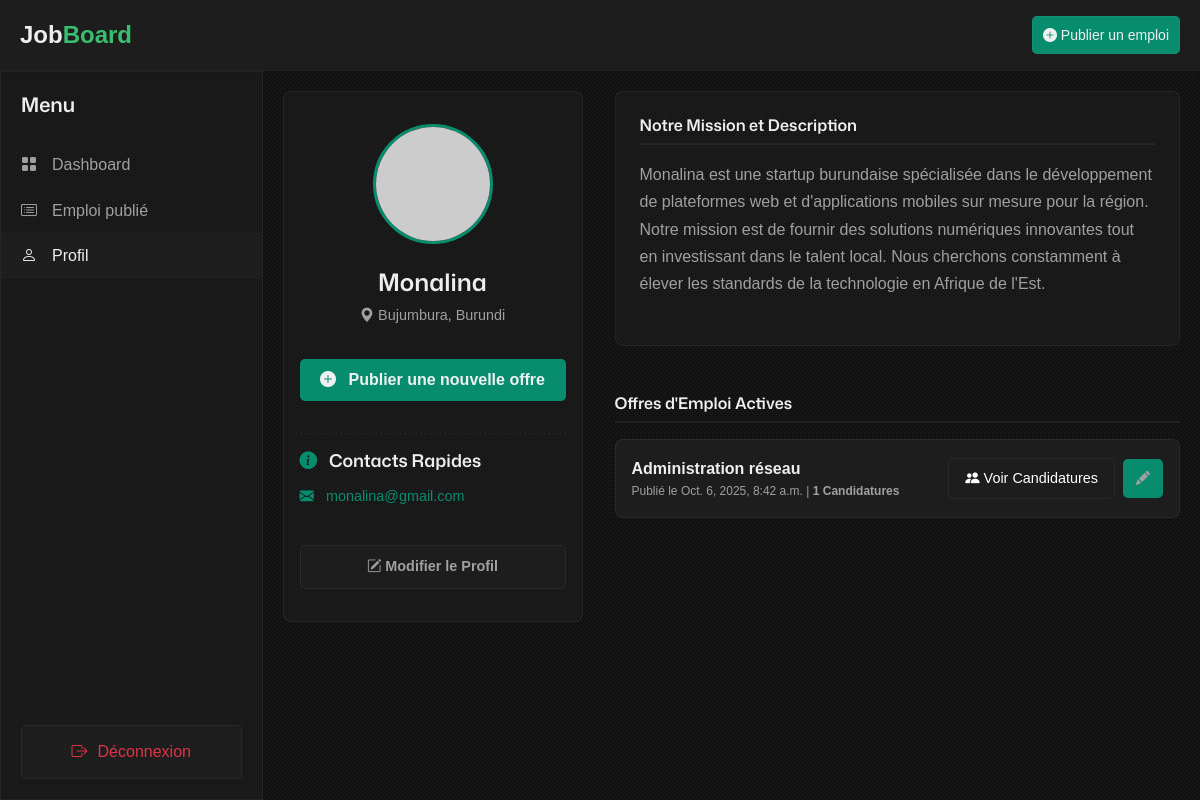
The app's page /dashboard/profil/ (signed in), older data.
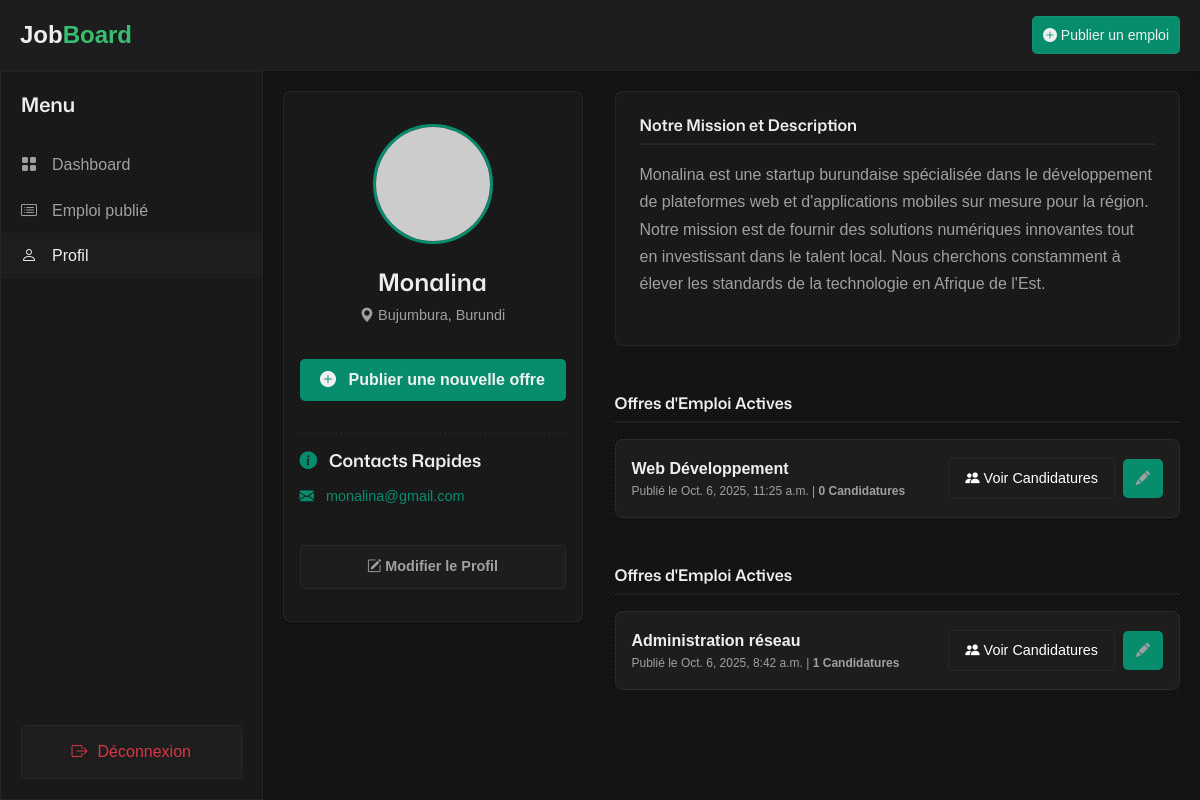
The same page, newer data.
### jobBoard/app/job/models.py (models this page shows)
class EmployerProfil(models.Model):
    id = models.UUIDField(primary_key=True, default=uuid4, editable=False)
    user = models.OneToOneField(settings.AUTH_USER_MODEL, on_delete=models.CASCADE)
    logo = models.ImageField(upload_to="profil_employer", null=True, blank=True)
    website = models.URLField(null=True, blank=True)
    description = models.TextField(null=True, blank=True)
    phone_number = models.CharField(max_length=50, null=True, blank=True)
    address = models.CharField(max_length=50, null=True, blank=True)
    created_at = models.DateTimeField(auto_now_add=True)
    updated_at = models.DateTimeField(auto_now=True)

class Offer(models.Model):
    id = models.UUIDField(primary_key=True, default=uuid4, editable=False)
    employer = models.ForeignKey('EmployerProfil', on_delete=models.SET_NULL, null=True, related_name="offers")
    title = models.CharField(max_length=50)
    competence = models.CharField(max_length=100)
    experience = models.CharField(max_length=100, null=True, blank=True)
    delay = models.CharField(max_length=50, null=True, blank=True)
    profil = models.CharField(max_length=150, null=True, blank=True)
    description = models.TextField()
    contract_type = models.CharField(max_length=20)
    salary = models.IntegerField(null=True, blank=True)
    workplace = models.CharField(max_length=50)
    company_name = models.CharField(max_length=50)
    activity_sector = models.CharField(max_length=50, null=True, blank=True)
    coordinate = models.CharField(max_length=100)
    created_at = models.DateTimeField(auto_now_add=True)
    updated_at = models.DateTimeField(auto_now=True)

### jobBoard/app/authentification/models.py (models this page shows)
class User(AbstractUser):
    ROLE_CHOICES = (
        ('candidate', 'Candidate'),
        ('employer', ('Employer'))
    )
    id = models.UUIDField(primary_key=True, default=uuid4, editable=False)
    role = models.CharField(max_length=20, choices=ROLE_CHOICES)

### jobBoard/app/job/employer_views.py (the view)
# urls.py: path('dashboard/profil/', employer_profil_view, name="employer_profile"),
@never_cache
@login_required
def employer_profil_view(request):
    user = get_object_or_404(User, id=request.user.id)
    employer_profil = user.employerprofil
    offers = Offer.objects.filter(employer__user=request.user).annotate(
        total_candidate=Count('applications')
    )
    return render(request, "job/employer/employerProfile.html", {'profil': employer_profil, 'offers': offers})

### jobBoard/app/job/templates/job/employer/employerProfile.html
{% extends "../bases/base.html" %}
{% block header %}
    {% include "../bases/header.html" %}
{% endblock %}
{% block content %}
    <main class="main-layout">
        {% include "../bases/left_bar.html" %}
        <section class="right-bar">
            <div class="profile-layout">
                <section class="left-column">
                    <img src="https://picsum.photos/150" alt="profil company" class="profile-picture">
                    <h2 class="company-name">{{ profil.user.username }}</h2>
                    <span class="company-location"><i class="bi bi-geo-alt-fill"></i> Bujumbura, Burundi</span>
                    <a href="{% url "offerForm" %}" class="btn-primary-action btn-primary">
                        <i class="bi bi-plus-circle-fill"></i> Publier une nouvelle offre
                    </a>
                    <div class="contact-info">
                        <h4><i class="bi bi-info-circle-fill"></i> Contacts Rapides</h4>
                        <p><i class="bi bi-envelope-fill"></i> <a href="mailto:rh@techcorp.com">{{ profil.user.email }}</a></p>
                    </div>
                    <a href="./edit-profil.html" class="btn-secondary-edit btn-primary">
                        <i class="bi bi-pencil-square"></i> Modifier le Profil
                    </a>
                </section>
                <section class="right-column">
                    <div class="top-section">
                        <h3 class="profile-section-heading">Notre Mission et Description</h3>
                        <p class="company-description">
                            Monalina est une startup burundaise spécialisée dans le développement de plateformes web et d'applications mobiles sur mesure pour la région. Notre mission est de fournir des solutions numériques innovantes tout en investissant dans le talent local. Nous cherchons constamment à élever les standards de la technologie en Afrique de l'Est.
                        </p>
                    </div>
                    {% if offers %}
                    {% for offer in offers %}
                    <div class="button-section">
                        <h3 class="profile-section-heading" style="margin-top: 3rem;">Offres d'Emploi Actives</h3>
                        <div class="job-list-published">
                            <div class="job-offer-item active">
                                <div class="job-info">
                                    <div class="job-title">{{ offer.title }}</div>
                                    <div class="job-meta">Publié le {{ offer.created_at }} | <strong>{{ offer.total_candidate }} Candidatures</strong></div>
                                </div>
                                <div class="job-actions">
                                    <a href="{% url "dashboard" %}" class="btn-candidatures"><i class="bi bi-people-fill"></i> Voir Candidatures</a>
                                    <a href="{% url "update_offer" offer.id %}" class="btn-edit"><i class="bi bi-pencil-fill"></i></a>
                                </div>
                            </div>
                        </div>
                    </div>
                    {% endfor %}
                    {% endif %}
                </section>
            </div>
        </section>
    </main>
{% endblock %}

### jobBoard/app/job/templates/job/bases/base.html (shortened to what this page needs)
{% load static %}
<!DOCTYPE html>
<html lang="en">
<head>
    <link rel="stylesheet" href="{% static "font/bootstrap-icons.css" %}">
    <link rel="stylesheet" href="{% static "stylesheet/global.css" %}">
    <link rel="stylesheet" href="{% static "stylesheet/offerForm.css" %}">
    <link rel="stylesheet" href="{% static "stylesheet/details.css" %}">
    <link rel="stylesheet" href="{% static "stylesheet/profil.css" %}">
</head>
<body>
    {% block header %} {% endblock %}
    {% block content %} {% endblock %}
</body>
</html>

### jobBoard/app/job/templates/job/bases/header.html (shortened to what this page needs)
{% if user.role == "employer" %}
    <div class="top-bar">
        <div class="nav-content">
            <a href="#" class="logo">Job<strong>Board</strong></a>
            <div class="btns">
                <a href="{% url 'offerForm' %}" class="post-job">
                    <i class="bi bi-plus-circle-fill"></i>
                    Publier un emploi
                </a>
            </div>
        </div>
    </div>
{% endif %}

### jobBoard/app/job/templates/job/bases/left_bar.html
<div class="left-bar">
    <h2>Menu</h2>
    <div class="nav-links">
        <a href="{% url 'dashboard' %}" class="link"><i class="bi bi-grid-fill"></i>Dashboard</a>
        <a href="{% url 'employer_offer' %}" class="link"><i class="bi bi-card-list"></i>Emploi publié</a>
        <a href="{% url "employer_profile" %}" class="link"><i class="bi bi-person"></i>Profil</a>
    </div>
    <div class="left-bar__bottom__infos">
        <a href="{% url 'logout' %}"><i class="bi bi-box-arrow-right"></i>Déconnexion</a>
    </div>
</div>

### static/stylesheet/global.css (style rules this page uses)
.main-layout { max-width: 1500px; display: grid; grid-template-columns: 0.28fr 1fr; }
h2 { margin-bottom: 15px; color: var(--bs-text); font-size: 20px; }
.top-bar, nav { background: var(--bs-card); box-shadow: 0 2px 4px rgba(0, 0, 0, 0.05); border-bottom: 1px solid #7979790e; position: sticky; top: 0; z-index: 10; }
.top-bar .nav-content, .nav-content { display: flex; justify-content: space-between; align-items: center; height: 70px; padding: 0 20px; }
.logo { font-size: 1.5rem; font-weight: 800; color: var(--bs-text); }
.logo strong { color: rgb(57, 190, 112); }
.post-job { padding: 10px; font-size: 14px; color: var(--bs-text); border-radius: 5px; background: var(--bs-primary); border: 1px solid var(--bs-card-border); }
.left-bar { display: flex; flex-direction: column; background: var(--bs-card-opacity); border: 1px solid var(--bs-card-border); height: calc(100vh - 71px); padding: 20px 0; position: sticky; top: 70px; }
.left-bar h2 { padding: 0 20px; }
.left-bar .nav-links { display: flex; flex-direction: column; text-decoration: none; margin-top: 10px; }
.left-bar .nav-links a { display: flex; align-items: center; gap: 15px; color: var(--bs-text-muted); padding: 10px 20px; font-weight: 500; transition: color 0.3s; }
.left-bar__bottom__infos { margin: auto auto 0 auto; width: 100%; }
.left-bar__bottom__infos a { display: flex; align-items: center; justify-content: center; gap: 10px; margin: 0 20px; color: var(--bs-danger); border: 1px solid var(--bs-card-border); background: var(--bs-card-opacity); cursor: pointer; padding: 13px; border-radius: 5px; }
.right-bar { padding: 20px; }

### static/stylesheet/profil.css (style rules this page uses)
.profile-layout { display: flex; gap: 2rem; align-items: flex-start; }
.left-column { flex: 0 0 300px; background-color: var(--bs-card-opacity); border-radius: 8px; border: 1px solid var(--bs-card-border); padding: 2rem 1rem; text-align: center; position: sticky; top: 90px; }
.profile-picture { width: 120px; height: 120px; border-radius: 50%; object-fit: cover; border: 3px solid var(--bs-primary); margin-bottom: 1rem; display: inline-block; }
.company-name { font-size: 1.5rem; font-weight: 700; color: var(--bs-text); margin-bottom: 0.5rem; }
.company-location { display: block; color: var(--bs-text-muted); font-size: 0.9rem; margin-top: 5px; margin-bottom: 2rem; }
.right-column { flex: 1; }
.top-section { flex: 1; background-color: var(--bs-card-opacity); border-radius: 8px; border: 1px solid var(--bs-card-border); padding: 1.5rem; }
.profile-section-heading { font-size: 1rem; font-weight: 600; color: var(--bs-text); margin-bottom: 1rem; padding-bottom: 0.5rem; border-bottom: 2px solid var(--bs-card-border); }
.right-column .company-description { line-height: 1.7; margin-bottom: 1.5rem; color: var(--bs-text-muted); }
.btn-primary-action { width: 100%; padding: 0.5rem 1rem; font-size: 1rem; }
.btn-primary-action i { margin-right: 0.5rem; }
.btn-secondary-edit { width: 100%; background-color: var(--bs-card); color: var(--bs-text-muted); border: 1px solid var(--bs-card-border); padding: 0.6rem 1rem; font-size: 0.9rem; margin-top: 0.8rem; transition: all 0.3s; }
.contact-info { text-align: left; margin-top: 2rem; padding: 1rem 0; border-top: 1px dashed var(--bs-card-border); }
.contact-info h4 { color: var(--bs-text); font-size: 1.1rem; margin-bottom: 0.8rem; }
.contact-info p { color: var(--bs-text-muted); font-size: 0.9rem; margin-bottom: 0.5rem; }
.contact-info a { color: var(--bs-primary); transition: color 0.3s; }
.contact-info i { margin-right: 0.5rem; color: var(--bs-primary); }
.job-offer-item { background-color: var(--bs-card); padding: 1rem; border-radius: 8px; margin-bottom: 1rem; display: flex; justify-content: space-between; align-items: center; border: 1px solid var(--bs-card-border); transition: background-color 0.3s; }
.job-info { flex-grow: 1; }
.job-title { font-size: 1rem; font-weight: 600; color: var(--bs-text); }
.job-meta { font-size: 0.75rem; color: var(--bs-text-muted); }
.job-actions { display: flex; gap: 0.5rem; align-items: center; flex-shrink: 0; }
.btn-candidatures { color: white; padding: 0.5rem 1rem; border-radius: 5px; font-size: 0.9rem; border: 1px solid var(--bs-card-border); transition: background-color 0.3s; }
.btn-edit { color: var(--bs-text-muted); background: var(--bs-primary); font-size: 0.9rem; border-radius: 5px; padding: 0.5rem 0.8rem; transition: color 0.3s; }

Row changes from the older to the newer data that the page shows:
added Offer: title "Web Développement", created_at "Oct. 6, 2025, 11:25 a.m.", total_candidate "0"
